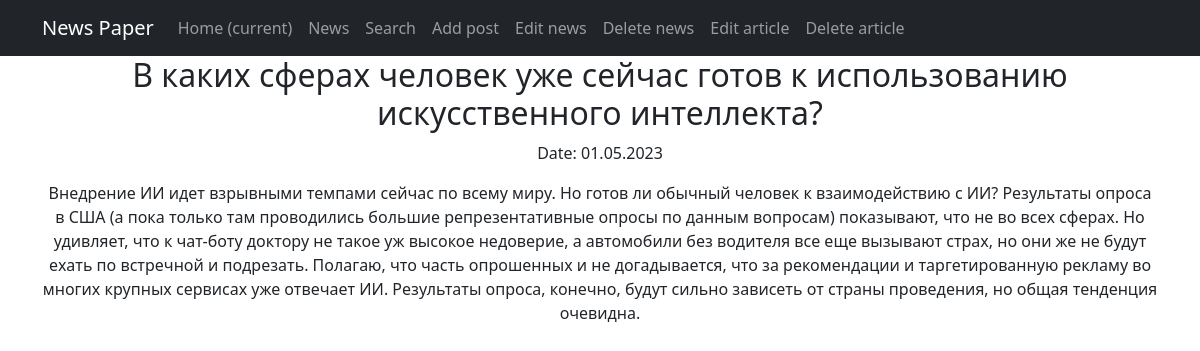
The page /news/31/ on the database its author committed.
### news/models.py (models this page shows, shortened)
class Post(models.Model):
    news = "N"
    article = "A"
    KIND_OF_POST = [
        (news, 'новость'),
        (article, 'статья')
    ]
    author = models.ForeignKey(Author, on_delete=models.CASCADE, related_name='posts')
    kind = models.CharField(max_length=1, choices=KIND_OF_POST)
    add_time = models.DateTimeField(auto_now_add=True)
    category = models.ManyToManyField(Category, "PostCategory")
    title = models.CharField(max_length=255)
    content = models.TextField()
    content_rating = models.IntegerField(default=0)
    comments = models.ManyToManyField('Comment', related_name='post_comments')

### news/views.py (the view)
# urls.py: path('<int:pk>/', NewsDetailView.as_view(), name='news_detail'),
class NewsDetailView(DetailView):
    model = Post
    template_name = 'news_detail.html'
    context_object_name = 'post'

### templates/news_detail.html
{% extends 'flatpages/default.html' %}
{% block content %}
    <h2>{{ post.title }}</h2>
    <p>Date: {{ post.add_time|date:"d.m.Y" }}</p>
    <p>{{ post.content }}</p>
{% endblock %}

### rows shown on the page
Post: title "В каких сферах человек уже сейчас готов к использованию искусственного интеллекта?", add_time "01.05.2023", content "Внедрение ИИ идет взрывными темпами сейчас по всему миру. Но готов ли обычный человек к взаимодействию с ИИ? Результаты опроса в США (а пока только там проводились большие репрезентативные опросы по данным вопросам) показывают, что не во всех сферах. Но удивляет, что к чат-боту доктору не такое уж высокое недоверие, а автомобили без водителя все еще вызывают страх, но они же не будут ехать по встречной и подрезать. Полагаю, что часть опрошенных и не догадывается, что за рекомендации и таргетированную рекламу во многих крупных сервисах уже отвечает ИИ. Результаты опроса, конечно, будут сильно зависеть от страны проведения, но общая тенденция очевидна."
